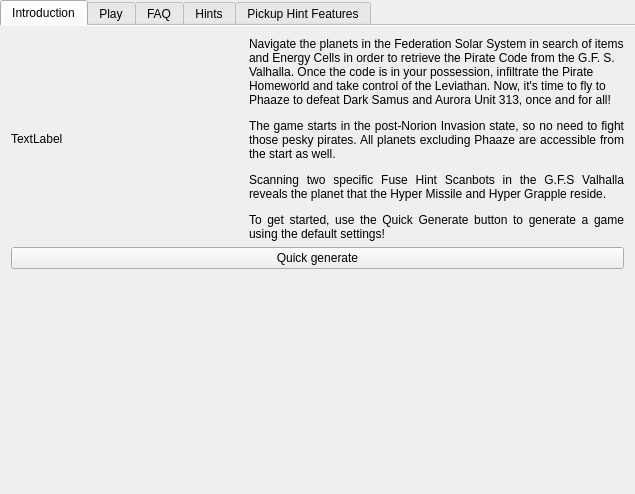
<?xml version="1.0" encoding="UTF-8"?>
<ui version="4.0">
 <class>CorruptionGameTabWidget</class>
 <widget class="QTabWidget" name="CorruptionGameTabWidget">
  <property name="geometry">
   <rect>
    <x>0</x>
    <y>0</y>
    <width>635</width>
    <height>494</height>
   </rect>
  </property>
  <property name="sizePolicy">
   <sizepolicy hsizetype="Expanding" vsizetype="Minimum">
    <horstretch>0</horstretch>
    <verstretch>0</verstretch>
   </sizepolicy>
  </property>
  <property name="currentIndex">
   <number>0</number>
  </property>
  <property name="documentMode">
   <bool>true</bool>
  </property>
  <widget class="QWidget" name="tab_intro">
   <attribute name="title">
    <string>Introduction</string>
   </attribute>
   <layout class="QVBoxLayout" name="intro_layout">
    <item>
     <layout class="QHBoxLayout" name="intro_cover_layout">
      <item>
       <widget class="QLabel" name="game_cover_label">
        <property name="text">
         <string>TextLabel</string>
        </property>
       </widget>
      </item>
      <item>
       <widget class="QLabel" name="intro_label">
        <property name="text">
         <string>&lt;html&gt;&lt;head/&gt;&lt;body&gt;&lt;p&gt;Navigate the planets in the Federation Solar System in search of items and Energy Cells in order to retrieve the Pirate Code from the G.F. S. Valhalla. Once the code is in your possession, infiltrate the Pirate Homeworld and take control of the Leviathan. Now, it's time to fly to Phaaze to defeat Dark Samus and Aurora Unit 313, once and for all!&lt;/p&gt;&lt;p align=&quot;justify&quot;&gt;The game starts in the post-Norion Invasion state, so no need to fight those pesky pirates. All planets excluding Phaaze are accessible from the start as well.&lt;/p&gt;&lt;p align=&quot;justify&quot;&gt;Scanning two specific Fuse Hint Scanbots in the G.F.S Valhalla reveals the planet that the Hyper Missile and Hyper Grapple reside.&lt;/p&gt;&lt;p align=&quot;justify&quot;&gt;To get started, use the Quick Generate button to generate a game using the default settings!&lt;/p&gt;&lt;/body&gt;&lt;/html&gt;</string>
        </property>
        <property name="wordWrap">
         <bool>true</bool>
        </property>
       </widget>
      </item>
     </layout>
    </item>
    <item>
     <widget class="QPushButton" name="quick_generate_button">
      <property name="text">
       <string>Quick generate</string>
      </property>
     </widget>
    </item>
    <item>
     <spacer name="intro_spacer">
      <property name="orientation">
       <enum>Qt::Vertical</enum>
      </property>
      <property name="sizeHint" stdset="0">
       <size>
        <width>20</width>
        <height>40</height>
       </size>
      </property>
     </spacer>
    </item>
   </layout>
  </widget>
  <widget class="GenerateGameWidget" name="tab_generate_game">
   <attribute name="title">
    <string>Play</string>
   </attribute>
  </widget>
  <widget class="QWidget" name="faq_tab">
   <attribute name="title">
    <string>FAQ</string>
   </attribute>
   <layout class="QGridLayout" name="faq_layout">
    <property name="leftMargin">
     <number>0</number>
    </property>
    <property name="topMargin">
     <number>0</number>
    </property>
    <property name="rightMargin">
     <number>0</number>
    </property>
    <property name="bottomMargin">
     <number>0</number>
    </property>
    <item row="0" column="0">
     <widget class="QScrollArea" name="faq_scroll_area">
      <property name="widgetResizable">
       <bool>true</bool>
      </property>
      <widget class="QWidget" name="faq_scroll_area_contents">
       <property name="geometry">
        <rect>
         <x>0</x>
         <y>0</y>
         <width>633</width>
         <height>464</height>
        </rect>
       </property>
       <layout class="QGridLayout" name="gridLayout_8">
        <item row="0" column="0">
         <widget class="QLabel" name="faq_label">
          <property name="text">
           <string># updated from code</string>
          </property>
          <property name="alignment">
           <set>Qt::AlignLeading|Qt::AlignLeft|Qt::AlignTop</set>
          </property>
          <property name="wordWrap">
           <bool>true</bool>
          </property>
         </widget>
        </item>
       </layout>
      </widget>
     </widget>
    </item>
   </layout>
  </widget>
  <widget class="QWidget" name="hints_tab">
   <attribute name="title">
    <string>Hints</string>
   </attribute>
   <layout class="QVBoxLayout" name="hints_tab_layout">
    <property name="spacing">
     <number>0</number>
    </property>
    <property name="leftMargin">
     <number>0</number>
    </property>
    <property name="topMargin">
     <number>0</number>
    </property>
    <property name="rightMargin">
     <number>0</number>
    </property>
    <property name="bottomMargin">
     <number>0</number>
    </property>
    <item>
     <widget class="QScrollArea" name="hints_scroll_area">
      <property name="widgetResizable">
       <bool>true</bool>
      </property>
      <widget class="QWidget" name="hints_scroll_area_contents">
       <property name="geometry">
        <rect>
         <x>0</x>
         <y>0</y>
         <width>633</width>
         <height>464</height>
        </rect>
       </property>
       <layout class="QVBoxLayout" name="hints_scroll_layout">
        <item>
         <widget class="QLabel" name="hints_label">
          <property name="text">
           <string>&lt;html&gt;&lt;head/&gt;&lt;body&gt;&lt;p align=&quot;justify&quot;&gt;In
                                                                Metroid Prime 3: Corruption, you can find hints from the
                                                                following sources:&lt;/p&gt;&lt;p align=&quot;justify&quot;&gt;&lt;span
                                                                style=&quot; font-weight:600;&quot;&gt;Valhalla Scanbots&lt;/span&gt;:
                                                                Two specific scan bots will hint in which planet the
                                                                Hyper Missile and Hyper Grapple can be found.&lt;/p&gt;&lt;/body&gt;&lt;/html&gt;
                                                            </string>
          </property>
          <property name="alignment">
           <set>Qt::AlignLeading|Qt::AlignLeft|Qt::AlignTop</set>
          </property>
          <property name="wordWrap">
           <bool>true</bool>
          </property>
         </widget>
        </item>
       </layout>
      </widget>
     </widget>
    </item>
   </layout>
  </widget>
  <widget class="PickupHintFeatureTab" name="pickup_hint_features_tab">
   <attribute name="title">
    <string>Pickup Hint Features</string>
   </attribute>
   <layout class="QVBoxLayout" name="hint_item_names_layout">
    <property name="spacing">
     <number>0</number>
    </property>
    <property name="leftMargin">
     <number>0</number>
    </property>
    <property name="topMargin">
     <number>0</number>
    </property>
    <property name="rightMargin">
     <number>0</number>
    </property>
    <property name="bottomMargin">
     <number>0</number>
    </property>
   </layout>
  </widget>
 </widget>
 <layoutdefault spacing="6" margin="11"/>
 <customwidgets>
  <customwidget>
   <class>GenerateGameWidget</class>
   <extends>QWidget</extends>
   <header location="global">randovania/gui/widgets/generate_game_widget.h</header>
   <container>1</container>
  </customwidget>
  <customwidget>
   <class>PickupHintFeatureTab</class>
   <extends>QWidget</extends>
   <header location="global">randovania.gui.widgets.hint_feature_tab</header>
   <container>1</container>
  </customwidget>
 </customwidgets>
 <resources/>
 <connections/>
</ui>
